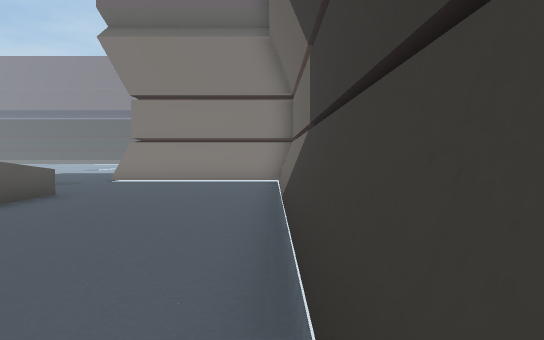
view 1 (above)

24 first-person views from a walk through a 3-D level made in the Unity game engine. The camera is 1.5 m above the floor, tilts 2° down and sees 70° across. The floor is counted in squares, 2 m on a side. Each view is taken from the middle of a square. On the plan, view 1 faces up. The plan holds only what a view shows up to about 12 squares ahead; the rest is blank. The place goes on beyond the plan. The player character is not drawn. Some animated figures are left out. Some surface patterns are stand-ins.

view 2
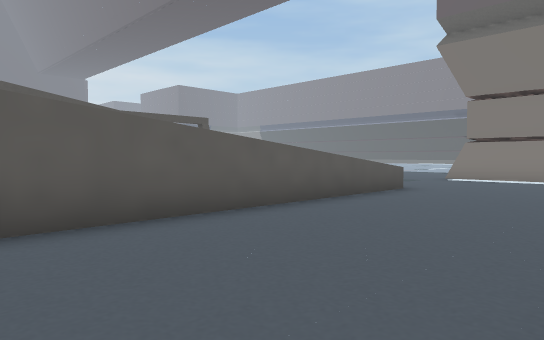

view 3
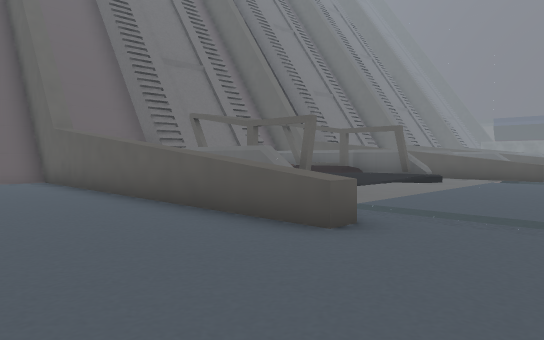

view 4
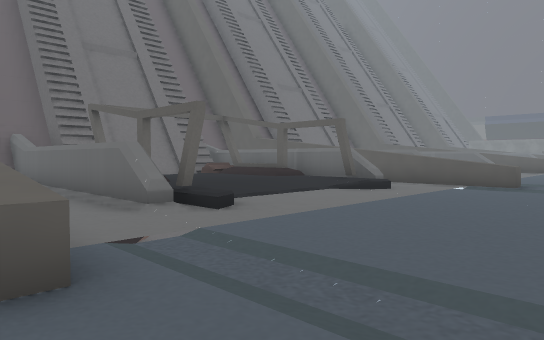

view 5
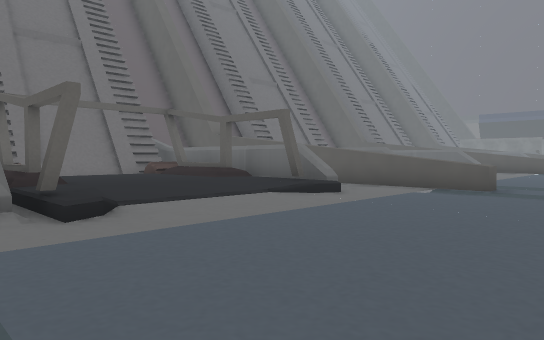

view 6
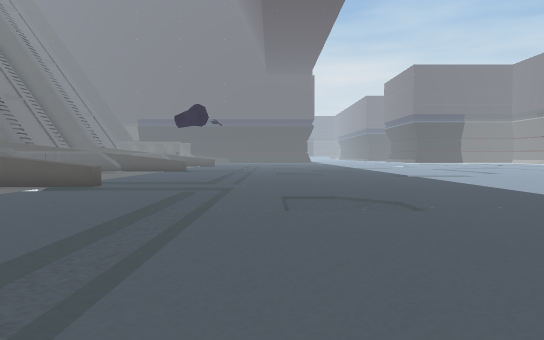

view 7
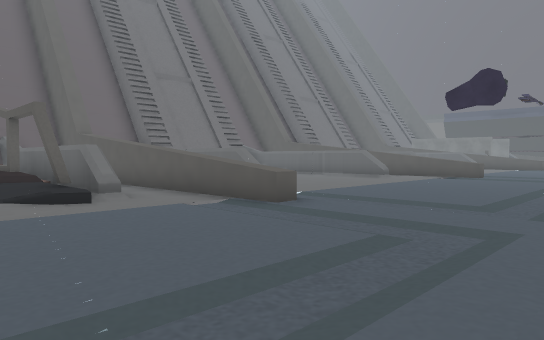

view 8
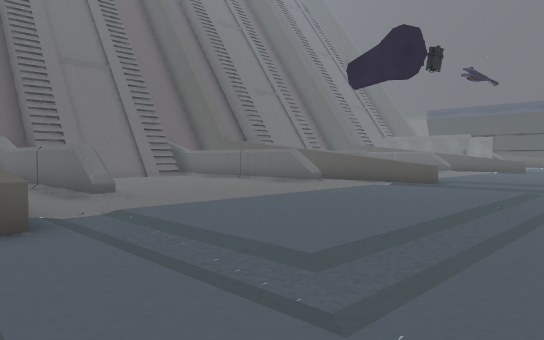

view 9
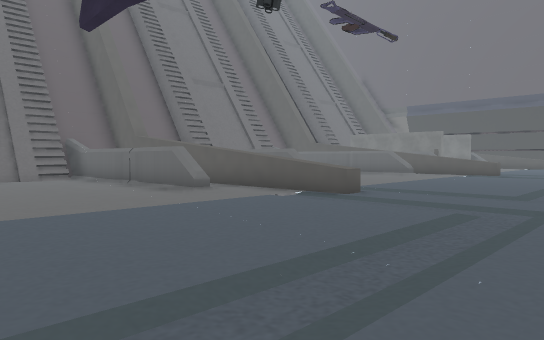

view 10
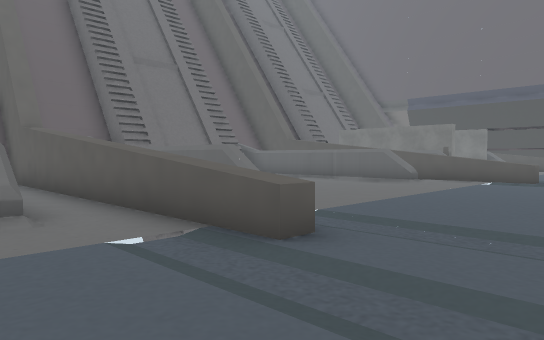

view 11
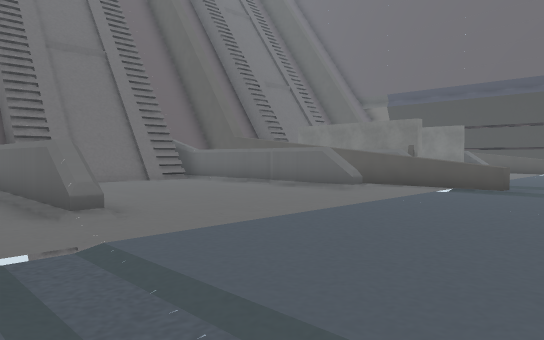

view 12
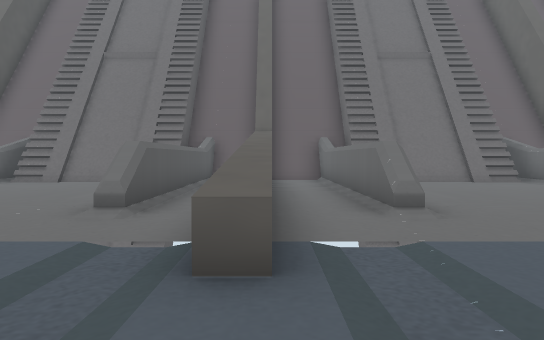

view 13
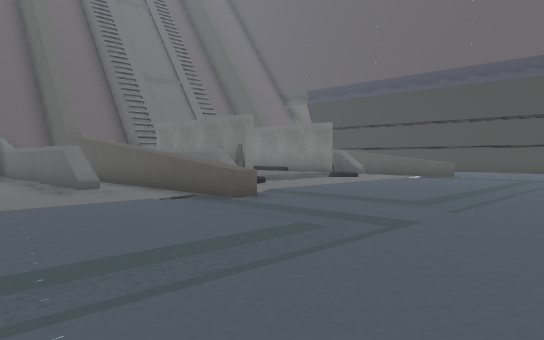

view 14
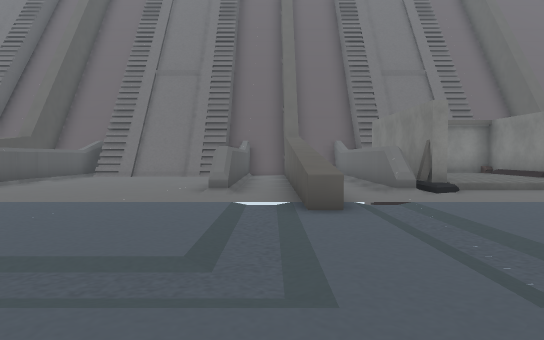

view 15
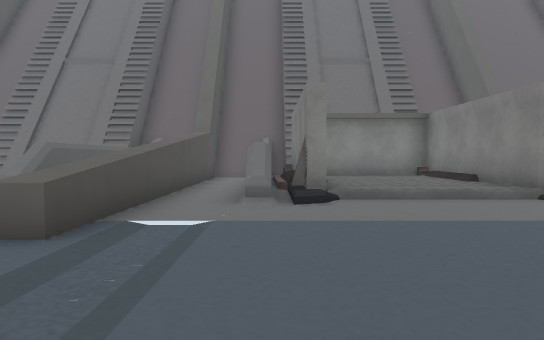

view 16
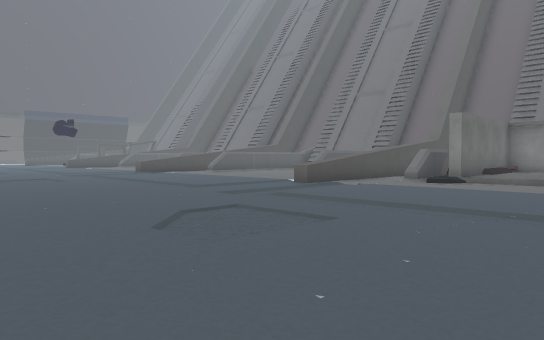

view 17
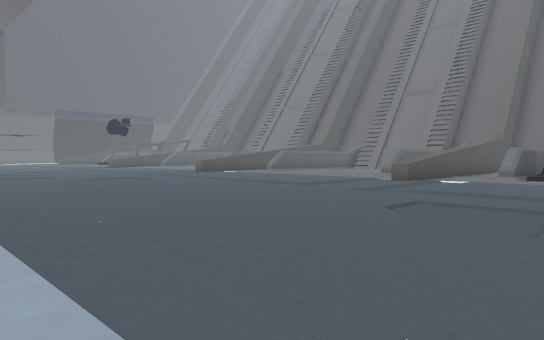

view 18
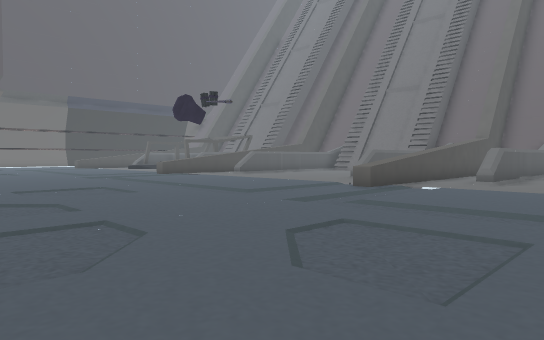

view 19
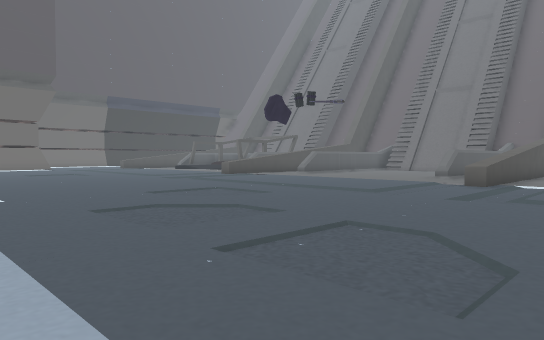

view 20
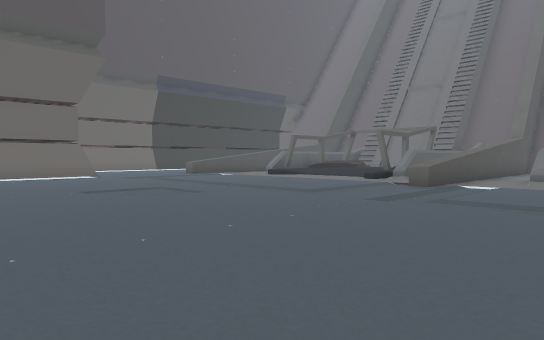

view 21
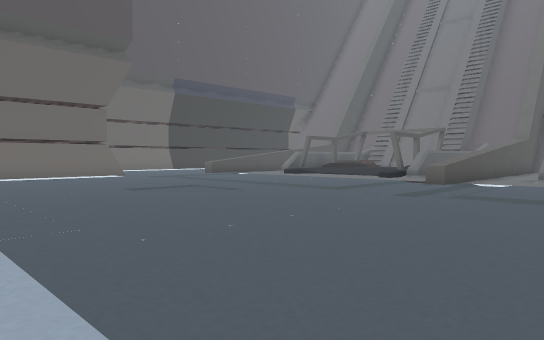

view 22
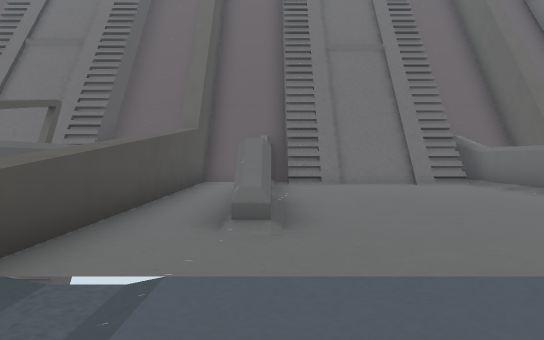

view 23
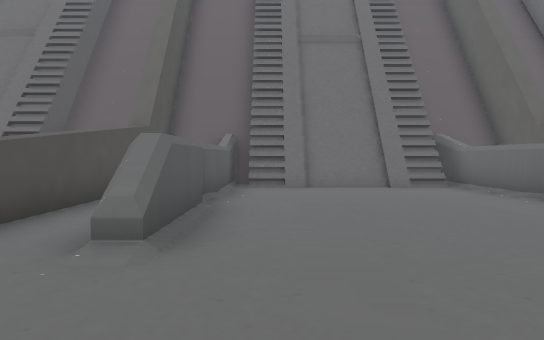

view 24
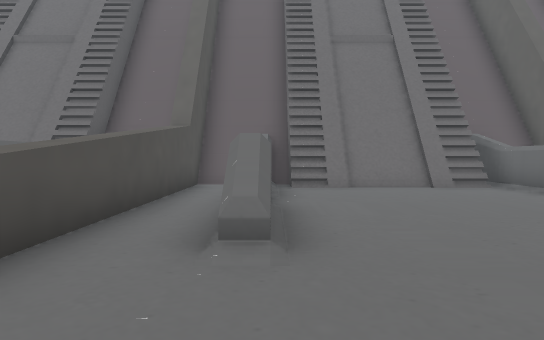

### Floor plan
Key: @ floor where view 1 was taken; # wall or solid block; . main floor; : floor 0.25 m higher than the main floor; + floor 0.5 m higher than the main floor; * floor 1 m higher than the main floor; / step, stairs or slope; ^ raised ledge; O other object.
Columns run from 42 left of view 1 to 0 right of it. Each row starts with its distance up from view 1.
 20                          ..
 19                          ...
 18   . ..        . ..     . .....
 17    ........    .................
 16 . ...................................
 15  ..................................../
 14 ...................................../
 13 .....................................
 12  ..................................../#####
 11 ........................................../
 10 ........................................../
  9 ........................................../
  8 ........................................../
  7  ......^.........^.........^.........^..../
  6  ......^.........^.........^.........^..../
  5  ...//.#.+.....+.#.+.....+.#.##.../#.#..../
  4 #:::##.#.#.....#.#.#.....#.#.#+////#.#..../
  3 #:::##.#.#.....#.#.#.....#.#.#++++/#.#..../
  2 #:::##.#.#.....#.#.#.....#.# #*+++/#.#..../
  1 #:::##.#.#.....#.#.#.....#.# ##+++## #..../
  0 #:::# .# #.....#.#.#.....#.# #O+++ # #....@
 -1 #####O.# #.....#.#.#.....#.# ####### #... /
 -2          #######.# #######.#       # #..
 -3          #     #####     ###       #####

Positions as (right, up) in squares from view 1, and headings:
1: (0, 0), facing up
2: (0, -1), facing up-left
3: (-1, 10), facing down-left
4: (-4, 10), facing down-left
5: (-6, 10), facing down-left
6: (-5, 12), facing left
7: (-10, 12), facing down-left
8: (-14, 12), facing down-left
9: (-18, 12), facing down-left
10: (-22, 10), facing down-left
11: (-25, 10), facing down-left
12: (-25, 10), facing down
13: (-30, 13), facing down-left
14: (-34, 13), facing down
15: (-37, 11), facing down
16: (-42, 16), facing down-right
17: (-40, 18), facing down-right
18: (-30, 16), facing down-right
19: (-28, 18), facing down-right
20: (-19, 17), facing down-right
21: (-19, 18), facing down-right
22: (-17, 9), facing down
23: (-18, 8), facing down
24: (-27, 8), facing down
